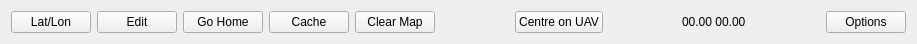
<?xml version="1.0" encoding="UTF-8"?>
<ui version="4.0">
 <class>QGCMapToolBar</class>
 <widget class="QWidget" name="QGCMapToolBar">
  <property name="geometry">
   <rect>
    <x>0</x>
    <y>0</y>
    <width>917</width>
    <height>44</height>
   </rect>
  </property>
  <property name="maximumSize">
   <size>
    <width>16777215</width>
    <height>44</height>
   </size>
  </property>
  <property name="windowTitle">
   <string>Form</string>
  </property>
  <layout class="QHBoxLayout" name="horizontalLayout">
   <item>
    <widget class="QPushButton" name="goToButton">
     <property name="maximumSize">
      <size>
       <width>16777215</width>
       <height>16777215</height>
      </size>
     </property>
     <property name="text">
      <string>Lat/Lon</string>
     </property>
    </widget>
   </item>
   <item>
    <widget class="QPushButton" name="editButton">
     <property name="maximumSize">
      <size>
       <width>16777215</width>
       <height>16777215</height>
      </size>
     </property>
     <property name="text">
      <string>Edit</string>
     </property>
    </widget>
   </item>
   <item>
    <widget class="QPushButton" name="goHomeButton">
     <property name="maximumSize">
      <size>
       <width>16777215</width>
       <height>16777215</height>
      </size>
     </property>
     <property name="text">
      <string>Go Home</string>
     </property>
    </widget>
   </item>
   <!-- item>
    <widget class="QPushButton" name="lastPosButton">
     <property name="maximumSize">
      <size>
       <width>16777215</width>
       <height>16777215</height>
      </size>
     </property>
     <property name="text">
      <string>Last Pos</string>
     </property>
    </widget>
   </item -->
   <item>
    <widget class="QPushButton" name="ripMapButton">
     <property name="maximumSize">
      <size>
       <width>16777215</width>
       <height>16777215</height>
      </size>
     </property>
     <property name="text">
      <string>Cache</string>
     </property>
    </widget>
   </item>
   <item>
    <widget class="QPushButton" name="clearTrailsButton">
     <property name="maximumSize">
      <size>
       <width>16777215</width>
       <height>16777215</height>
      </size>
     </property>
     <property name="text">
      <string>Clear Map</string>
     </property>
    </widget>
   </item>
   <item>
    <spacer name="horizontalSpacer_3">
     <property name="orientation">
      <enum>Qt::Horizontal</enum>
     </property>
     <property name="sizeHint" stdset="0">
      <size>
       <width>28</width>
       <height>20</height>
      </size>
     </property>
    </spacer>
   </item>
   <item>
    <widget class="QPushButton" name="followPushButton">
     <property name="maximumSize">
      <size>
       <width>16777215</width>
       <height>16777215</height>
      </size>
     </property>
     <property name="toolTip">
      <string>Centers map on current vehicle location</string>
     </property>
     <property name="styleSheet">
      <string notr="true">QPushButton:checked {
	background-color: rgb(100, 216, 100);

}

QPushButton:pressed {
	background-color: rgb(0,255,0);
}</string>
     </property>
     <property name="text">
      <string>Centre on UAV</string>
     </property>
     <property name="checkable">
      <bool>true</bool>
     </property>
     <property name="checked">
      <bool>false</bool>
     </property>
    </widget>
   </item>
   <item>
    <spacer name="horizontalSpacer">
     <property name="orientation">
      <enum>Qt::Horizontal</enum>
     </property>
     <property name="sizeHint" stdset="0">
      <size>
       <width>20</width>
       <height>20</height>
      </size>
     </property>
    </spacer>
   </item>
   <item>
    <widget class="QLabel" name="posLabel">
     <property name="maximumSize">
      <size>
       <width>16777085</width>
       <height>16777215</height>
      </size>
     </property>
     <property name="text">
      <string>00.00 00.00</string>
     </property>
    </widget>
   </item>
   <item>
    <spacer name="horizontalSpacer_2">
     <property name="orientation">
      <enum>Qt::Horizontal</enum>
     </property>
     <property name="sizeHint" stdset="0">
      <size>
       <width>13</width>
       <height>20</height>
      </size>
     </property>
    </spacer>
   </item>
   <item>
    <widget class="QPushButton" name="optionsButton">
     <property name="maximumSize">
      <size>
       <width>16777215</width>
       <height>16777215</height>
      </size>
     </property>
     <property name="text">
      <string>Options</string>
     </property>
    </widget>
   </item>
  </layout>
 </widget>
 <resources/>
 <connections/>
</ui>
